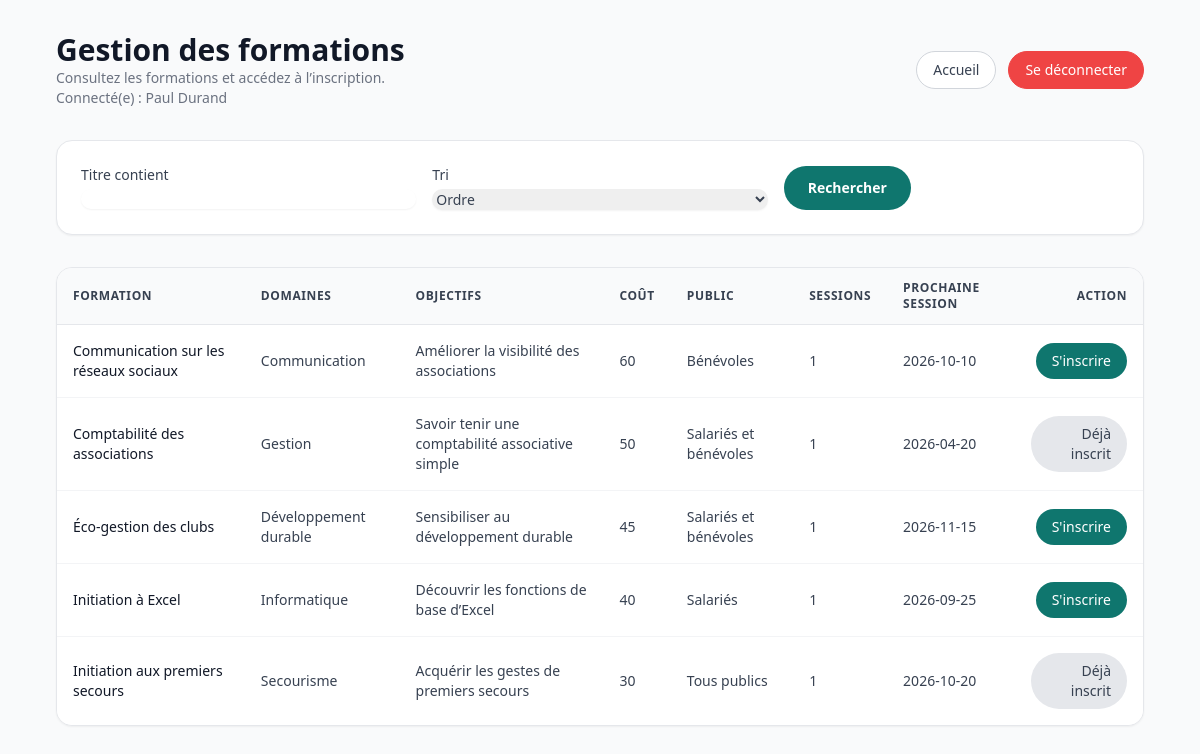
The app's page /formation/ (signed in) with its own data.
### tables this page shows
CREATE TABLE formation(
   id INT,
   labell VARCHAR(50) NOT NULL,
   max_participant INT NOT NULL,
   objectifs VARCHAR(300),
   cout INT NOT NULL,
   public VARCHAR(50),
   PRIMARY KEY(id)
);

### include/protection.php (called while the page is built, shortened)
<?php
function current_user(): array
{
    return $_SESSION ?? [];
}
?>

### formation/index.php (the view, shortened to what this page needs)
<?php
require_once __DIR__ . '/../include/protection.php';
require_once __DIR__ . '/../include/bd.php';
$NomForma = trim($_GET['NomForma'] ?? '');
$tri = trim($_GET['tri'] ?? '');
$sql = "SELECT f.id, f.labell, f.objectifs, f.cout, f.`public`, f.max_participant, GROUP_CONCAT(d.labell SEPARATOR ', ') AS domaines,
    COUNT(s.id) AS sessions_count, MIN(CASE WHEN s.date_de_session >= CURDATE() THEN s.date_de_session END) AS prochain_session,
    (SELECT s2.id FROM session s2 WHERE s2.id_formation = f.id AND s2.date_de_session >= CURDATE() ORDER BY s2.date_de_session ASC LIMIT 1) AS prochain_session_id
FROM formation f
LEFT JOIN dom_forma df ON f.id = df.id
LEFT JOIN domaine d ON df.id_domaine = d.id_domaine
LEFT JOIN session s ON f.id = s.id_formation
WHERE 1 = 1";
$params = [];
$sql .= " GROUP BY f.id, f.labell, f.objectifs, f.cout, f.`public`, f.max_participant";
$allowedSort = [
    'titre_asc' => 'f.labell ASC',
    'titre_desc' => 'f.labell DESC',
];
if (array_key_exists($tri, $allowedSort) && $tri !== '') {
    $sql .= " ORDER BY " . $allowedSort[$tri];
} else {
    $sql .= " ORDER BY f.labell ASC";
}
$stmt = $pdo->prepare($sql);
$stmt->execute($params);
$results = $stmt->fetchAll();
function h($s) { return htmlspecialchars($s ?? '', ENT_QUOTES, 'UTF-8'); }
$current = current_user();
$alreadyRegisteredFormationIds = [];
if (!empty($current['id']) && isset($current['id_role']) && (int)$current['id_role'] === 1) {
    $stmtRegistered = $pdo->prepare('SELECT DISTINCT s.id_formation FROM inscription i JOIN session s ON i.id_session = s.id WHERE i.id_utilisateur = :user AND s.date_de_session >= CURDATE() AND i.etat IN ("enregistré", "validé")');
    $stmtRegistered->execute([':user' => $current['id']]);
    $alreadyRegisteredFormationIds = array_column($stmtRegistered->fetchAll(), 'id_formation');
}
?>
<!DOCTYPE html>
<html lang="fr">
<?php require_once __DIR__ . '/../include/header.php' ?>
<body class="min-h-screen bg-gray-50 text-gray-900">
    <main class="max-w-6xl mx-auto px-4 sm:px-6 lg:px-8 py-8">
        <header class="flex flex-col sm:flex-row sm:items-center sm:justify-between gap-4 mb-8">
            <div>
                <h1 class="text-3xl font-bold text-gray-900">Gestion des formations</h1>
                <p class="text-sm text-gray-500">Consultez les formations et accédez à l’inscription.</p>
                <?php if (!empty($current['prenom']) || !empty($current['nom'])): ?>
                    <p class="text-sm text-gray-500">Connecté(e) : <?= h(trim(($current['prenom'] ?? '') . ' ' . ($current['nom'] ?? ''))) ?></p>
                <?php endif; ?>
            </div>
            <div class="flex flex-wrap items-center gap-3">
                <a href="../" class="inline-flex items-center rounded-full border border-gray-300 bg-white px-4 py-2 text-sm font-medium text-gray-700 hover:bg-gray-50">Accueil</a>
                <a href="../deconnexion.php" class="inline-flex items-center rounded-full border border-red-500 bg-red-500 px-4 py-2 text-sm font-medium text-white hover:bg-red-600">Se déconnecter</a>
            </div>
        </header>
        <section class="mb-8 bg-white border border-gray-200 rounded-2xl shadow-sm p-6">
            <form method="get" action="" class="grid gap-4 sm:grid-cols-3">
                <label class="block text-sm text-gray-700">
                    <span>Titre contient</span>
                    <input type="text" name="NomForma" value="<?= h($NomForma) ?>" class="mt-1 block w-full rounded-xl border-gray-300 shadow-sm focus:border-indigo-500 focus:ring-indigo-500">
                </label>
                <label class="block text-sm text-gray-700">
                    <span>Tri</span>
                    <select name="tri" class="mt-1 block w-full rounded-xl border-gray-300 shadow-sm focus:border-indigo-500 focus:ring-indigo-500">
                        <option value="">Ordre</option>
                    </select>
                </label>
                <div class="flex items-end gap-3">
                    <button type="submit" class="inline-flex items-center justify-center rounded-full bg-m2l-primary px-6 py-3 text-sm font-semibold text-white hover:bg-emerald-600">Rechercher</button>
                </div>
            </form>
        </section>
        <section class="overflow-x-auto bg-white border border-gray-200 rounded-2xl shadow-sm">
            <table class="min-w-full divide-y divide-gray-200">
                <thead class="bg-gray-50">
                    <tr>
                        <th class="px-4 py-3 text-left text-xs font-semibold uppercase tracking-wider text-gray-700">Formation</th>
                        <th class="px-4 py-3 text-left text-xs font-semibold uppercase tracking-wider text-gray-700">Domaines</th>
                        <th class="px-4 py-3 text-left text-xs font-semibold uppercase tracking-wider text-gray-700">Objectifs</th>
                        <th class="px-4 py-3 text-left text-xs font-semibold uppercase tracking-wider text-gray-700">Coût</th>
                        <th class="px-4 py-3 text-left text-xs font-semibold uppercase tracking-wider text-gray-700">Public</th>
                        <th class="px-4 py-3 text-left text-xs font-semibold uppercase tracking-wider text-gray-700">Sessions</th>
                        <th class="px-4 py-3 text-left text-xs font-semibold uppercase tracking-wider text-gray-700">Prochaine session</th>
                        <th class="px-4 py-3 text-right text-xs font-semibold uppercase tracking-wider text-gray-700">Action</th>
                    </tr>
                </thead>
                <tbody class="divide-y divide-gray-100 bg-white">
                    <?php if (empty($results)): ?>
                        <tr>
                            <td colspan="8" class="px-4 py-6 text-center text-gray-500">Aucune formation ne correspond à votre recherche.</td>
                        </tr>
                    <?php else: ?>
                        <?php foreach ($results as $row): ?>
                            <tr class="hover:bg-gray-50">
                                <td class="px-4 py-4 text-sm text-gray-900"><?= h($row['labell']) ?></td>
                                <td class="px-4 py-4 text-sm text-gray-700"><?= h($row['domaines']) ?></td>
                                <td class="px-4 py-4 text-sm text-gray-700"><?= h($row['objectifs']) ?></td>
                                <td class="px-4 py-4 text-sm text-gray-700"><?= h($row['cout']) ?></td>
                                <td class="px-4 py-4 text-sm text-gray-700"><?= h($row['public']) ?></td>
                                <td class="px-4 py-4 text-sm text-gray-700"><?= h($row['sessions_count']) ?></td>
                                <td class="px-4 py-4 text-sm text-gray-700"><?= h($row['prochain_session']) ?></td>
                                <td class="px-4 py-4 text-right text-sm">
                                    <?php
                                        $isRegistered = isset($current['id_role']) && (int)$current['id_role'] === 1 && in_array((int)$row['id'], $alreadyRegisteredFormationIds, true);
                                    ?>
                                    <?php if (!empty($row['prochain_session_id'])): ?>
                                        <?php if ($isRegistered): ?>
                                            <span class="inline-flex items-center rounded-full bg-gray-200 px-4 py-2 text-sm font-medium text-gray-700">Déjà inscrit</span>
                                        <?php elseif (isset($_SESSION['id_role']) && (int) $_SESSION['id_role'] === 2): ?>
                                            <a href="gestionaire/inscrire/?formation_id=<?= (int)$row['id'] ?>&amp;session_id=<?= (int)$row['prochain_session_id'] ?>" class="inline-flex items-center rounded-full bg-m2l-primary px-4 py-2 text-sm font-medium text-white hover:bg-emerald-600">S'inscrire</a>
                                        <?php else: ?>
                                            <a href="inscription/?session_id=<?= (int)$row['prochain_session_id'] ?>" class="inline-flex items-center rounded-full bg-m2l-primary px-4 py-2 text-sm font-medium text-white hover:bg-emerald-600">S'inscrire</a>
                                        <?php endif; ?>
                                    <?php else: ?>
                                        <span class="text-sm text-gray-400">Aucun créneau</span>
                                    <?php endif; ?>
                                </td>
                            </tr>
                        <?php endforeach; ?>
                    <?php endif; ?>
                </tbody>
            </table>
        </section>
    </main>
</body>
</html>

### style.css (style rules this page uses)
.bg-m2l-primary { background-color: #0f766e !important; }
.text-white { color: #fff !important; }

### records on screen
formation: labell "Communication sur les réseaux sociaux", domaines "Communication", objectifs "Améliorer la visibilité des associations", cout "60", public "Bénévoles", sessions_count "1", prochain_session "2026-10-10"
formation: labell "Comptabilité des associations", domaines "Gestion", objectifs "Savoir tenir une comptabilité associative simple", cout "50", public "Salariés et bénévoles", sessions_count "1", prochain_session "2026-04-20", shows "Déjà inscrit"
formation: labell "Éco-gestion des clubs", domaines "Développement durable", objectifs "Sensibiliser au développement durable", cout "45", public "Salariés et bénévoles", sessions_count "1", prochain_session "2026-11-15"
formation: labell "Initiation à Excel", domaines "Informatique", objectifs "Découvrir les fonctions de base d’Excel", cout "40", public "Salariés", sessions_count "1", prochain_session "2026-09-25"
formation: labell "Initiation aux premiers secours", domaines "Secourisme", objectifs "Acquérir les gestes de premiers secours", cout "30", public "Tous publics", sessions_count "1", prochain_session "2026-10-20", shows "Déjà inscrit"
